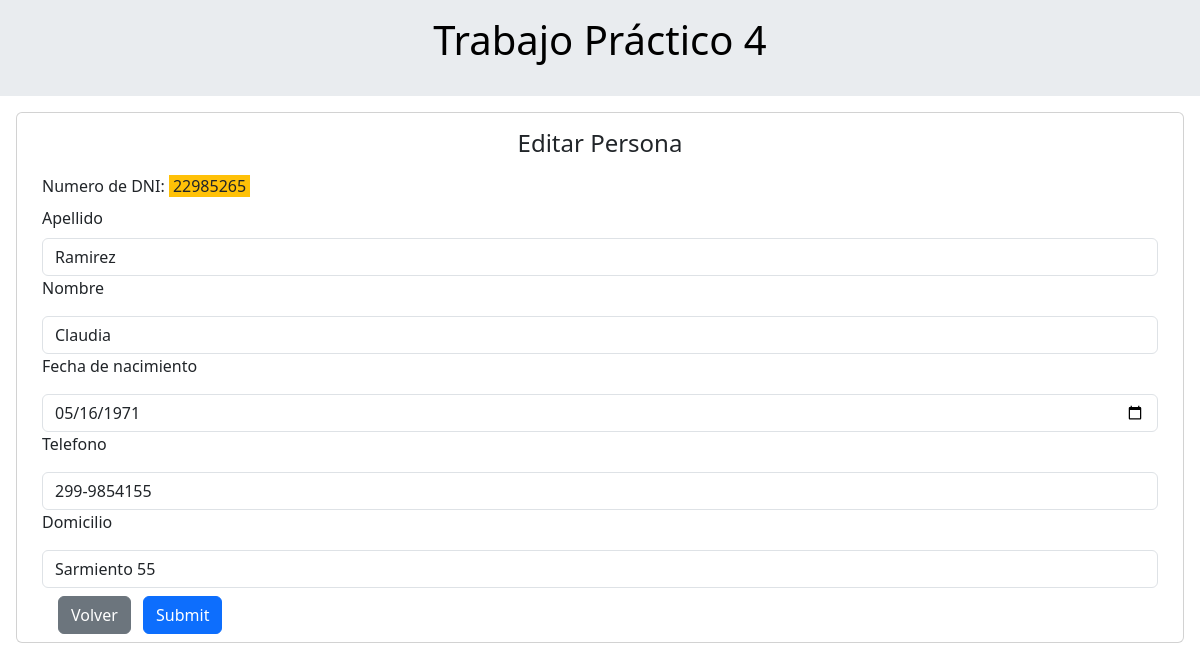
The app's page /vista/tp4/personaEditar.php?NroDni=22985265 with its own data.
### tables this page shows
CREATE TABLE `persona` (
  `NroDni` varchar(10) NOT NULL,
  `Apellido` varchar(50) NOT NULL,
  `Nombre` varchar(50) NOT NULL,
  `fechaNac` date NOT NULL default '0000-00-00',
  `Telefono` varchar(20) NOT NULL,
  `Domicilio` varchar(200) NOT NULL,
  PRIMARY KEY  (`NroDni`)
);

### tp4/utils/scripts.php (called while the page is built)
<?php
function datosRecibidos() {
	$datos=[];
    if (!empty($_POST)){
        $datos = $_POST;
    }elseif(!empty($_GET)){
        $datos = $_GET;
	}
	return $datos;
}
?>

### modelo/tp4/Persona.php (called while the page is built, shortened)
<?php
include_once (__DIR__.'/conector/BaseDatos.php');
class Persona{
    private $dni;
    private $apellido;
    private $nombre;
    private $fechaNac;
    private $telefono;
    private $domicilio;
    public function __construct(){
        $this->dni = 0;
        $this->apellido = "";
        $this->nombre = "";
        $this->fechaNac = 0;
        $this->telefono = 0;
        $this->domicilio = "";
    }
    public function setear($dni, $apellido, $nombre, $fechaNac, $telefono, $domicilio){
        $this->dni = $dni;
        $this->apellido = $apellido;
        $this->nombre = $nombre;
        $this->fechaNac = $fechaNac;
        $this->telefono = $telefono;
        $this->domicilio = $domicilio;
    }
    public function getDni(){
        return $this->dni;
    }
    public function getApellido(){
        return $this->apellido;
    }
    public function getNombre(){
        return $this->nombre;
    }
    public function getFechaNac(){
        return $this->fechaNac;
    }
    public function getTelefono(){
        return $this->telefono;
    }
    public function getDomicilio(){
        return $this->domicilio;
    }
    public function listar($parametro=""){
        $arreglo = array();
        $base = new BaseDatos();
        $sql = "SELECT * FROM persona ";
        if($parametro != ""){
            $sql.='WHERE '.$parametro;
        }
        $res = $base->Ejecutar($sql);
        if($res > -1){
            if($res > 0){
                while($row = $base->Registro()){
                    $obj= new Persona();
                    $obj->setear($row['NroDni'], $row['Apellido'], $row['Nombre'], $row['fechaNac'], $row['Telefono'], $row['Domicilio']);
                    array_push($arreglo, $obj);
                }
            }
        }else{
            $this->setMensaje("Persona->listar: ".$base->getError());
        }
        return $arreglo;
    }
}
?>

### modelo/tp4/conector/BaseDatos.php (called while the page is built, shortened)
<?php
class BaseDatos extends PDO{
  	private $indice;
  	private $resultado;
    public function __construct(){
        $this->indice =0;
    }
    public function getResultado(){
        return $this->resultado;
    }
    public function setResultado($newResultado){
        $this->resultado = $newResultado;
    }
    public function getIndice(){
        return $this->indice;
    }
    public function setIndice($newIndice){
        $this->indice = $newIndice;
    }
    public function Registro(){
        $filaActual = false;
        $indiceActual = $this->getIndice();
        if($indiceActual>=0){
            $filas = $this->getResultado();
            if($indiceActual<count($filas)){
                $filaActual =  $filas[$indiceActual];
            }else{
                $this->setIndice(-1);
            }
        }
        return $filaActual;
    }
    private function EjecutarSelect($sql){
        $cant = -1;
        $resultado = parent::query($sql);
        if(!$resultado){
             $this->analizarDebug();
        }else {
             $arregloResult = $resultado->fetchAll();
             $cant = count($arregloResult);
        }
        return $cant;
    }
    public function Ejecutar($sql){
        if(stristr($sql,"select")){
            $resp =  $this->EjecutarSelect($sql);
        }
        return $resp;
    }
}
?>

### control/tp4/AbmPersona.php (called while the page is built, shortened)
<?php
include_once (__DIR__.'/../modelo/Persona.php');
class AbmPersona{
    public function buscar($param){
        $where = "";
        if ($param != NULL){
            if(isset($param['NroDni'])){
                $where .= "NroDni=".$param['NroDni'];
            }else if(isset($param['DniDuenio'])){
                $where .= "NroDni=".$param['DniDuenio'];
            }
        }
        $persona = new Persona();
        $arreglo = $persona->listar($where);
        return $arreglo;
    }
}
?>

### vista/tp4/personaEditar.php (the view, shortened to what this page needs)
<?php
include_once (__DIR__.'/estructura/header.php');
include_once (__DIR__.'/../control/AbmPersona.php');
include_once (__DIR__.'/../utils/scripts.php');
$objAbmPersona = new AbmPersona();
$datos = datosRecibidos();
$obj =NULL;
if (isset($datos['NroDni'])){
    $listaPersona = $objAbmPersona->buscar($datos);
    if (count($listaPersona)==1){
        $obj= $listaPersona[0];
    }
}
?>
<div class="card m-3">
<div class="card-title text-center mt-3">
    <h4>Editar Persona</h4>
</div>
<?php if ($obj!=null){?>
<div class="container">
Numero de DNI: <a class="text-body bg-warning text-decoration-none px-1"><?php echo $obj->getDni()?></a>
</div>
<form method="post" action="accion/abmPersona.php" id="formulario" class="needs-validation" novalidate>
	<div class="container">
        <label for="Apellido" class="form-label mt-2">Apellido</label>
        <input type="text" class="form-control" id="Apellido" name="Apellido" required value="<?php echo $obj->getApellido()?>"/>
        <label for="Nombre" class="form-label">Nombre</label>
        <input type="text" class="form-control mt-2" id="Nombre" name="Nombre" required value="<?php echo $obj->getNombre()?>"/>
        <label for="fechaNac" class="form-label">Fecha de nacimiento</label>
        <input type="date" class="form-control mt-2" id="fechaNac" name="fechaNac" required value="<?php echo $obj->getFechaNac()?>"/>
        <label for="Telefono" class="form-label">Telefono</label>
        <input type="tel" class="form-control mt-2" id="Telefono" name="Telefono" required value="<?php echo $obj->getTelefono()?>"/>
        <label for="Domicilio" class="form-label">Domicilio</label>
        <input type="text" class="form-control mt-2" id="Domicilio" name="Domicilio" required value="<?php echo $obj->getDomicilio()?>"/>
        <div class="row my-2">
            <div class="col mx-2">
                <a href="indexPersona.php"><input type="button" class="btn btn-secondary mx-2" value="Volver"/></a>
                <input type="submit" class="btn btn-primary" onclick="validar()">
            </div>
        </div>
    </div>
</form>
<?php
}else{
    echo '<p class="container">No se encontro la clave que desea modificar<p>';
    echo '<div class="container text-center mb-2"><a href="indexPersona.php" class="btn btn-secondary mx-2">Volver</a></div>';
}?>
</div>

### records on screen
persona: NroDni "22985265", Apellido "Ramirez", Nombre "Claudia", fechaNac "05/16/1971", Telefono "299-9854155", Domicilio "Sarmiento 55"
